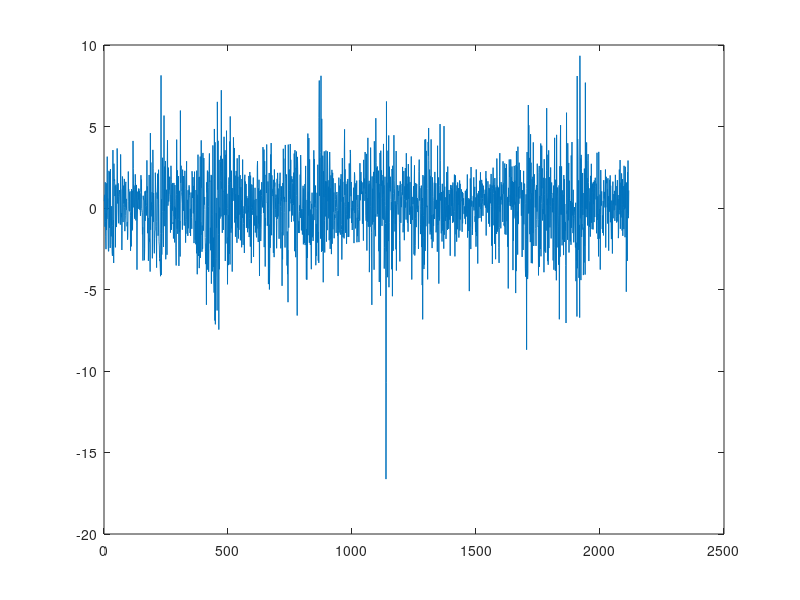

Source code (MATLAB): (Note: this script raises an error after producing the figure.)
usematlab = true;
% Arch1Example results for start values
thetastart = [0.16; 3.17; 0.25; 0;0;0];

%%
% weekly close price of NSYE, data provided with GRETL
load nysewk.mat;
n = size(nysewk);
y = 100 * log( nysewk(2:n) ./ nysewk(1:n-1) );
data = y;
plot(y);


%%
%%%%%%%%%%%%%%% Constrained maximization of logL  %%%%%%%%%%%
%  ARCH model needs parameter restrictions for stationariry and positive variance
%  fmincon can be used to impose them
lb = [-Inf; 0; 0; 0; 0; 0];
ub = [Inf; Inf; 1;1;1;1];
R = [0 0 1 1 1 1]; % 
r = 1;
if usematlab
  [thetahat, logL] = fmincon(@(theta) -arch4(theta, data), thetastart, R,r, [],[], lb, ub);
else
  [thetahat, logL] = sqp(thetastart, @(theta) -arch4(theta,data),[], @(theta) r-R*theta, lb, ub); %Octave replacement for fmincon
end
logL_UR = -logL; % re-convert

%%%%%%%%%%%%%%%%   Results   %%%%%%%%%%%%%%%%
fprintf('ARCH(4) results for NYSEWK data set (fmincon - impose stationarity) \n');

fprintf('the estimate\n');
disp(thetahat);

fprintf('the logL value');
disp(logL_UR);


BIC = -2*logL + size(thetahat,1)*log(size(y,1));
fprintf('BIC value');
disp(BIC);
